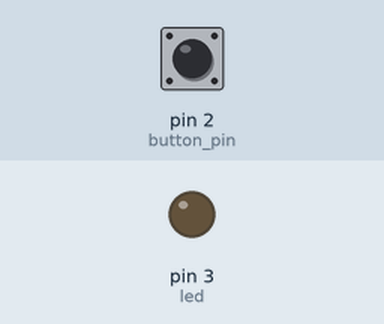
Simulated run of this sketch. Board: Arduino Uno, built with avr-gcc and run on an emulated ATmega328P. Shown: output pins drawn as LEDs (lit = HIGH). Inputs (shaded band) come from the test bench; at power-on: pin 2 (button_pin) LOW.

Above: at 1.2 s.
1.3 s: pin 2 (button_pin) pulled HIGH for 3.2 s
At 2.0 s:
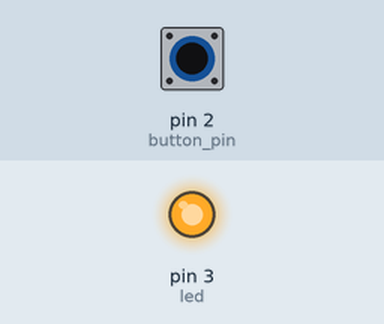
6.0 s: pin 2 (button_pin) pulled HIGH for 1 s
At 9.8 s:
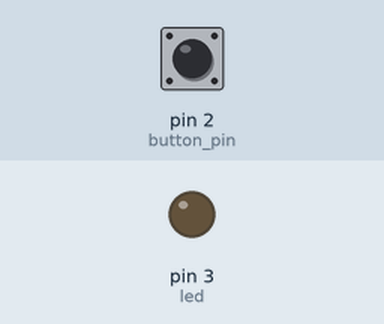
Timing chart, 0 to 11.3 s (numbered marks = the images above; inputs shaded):
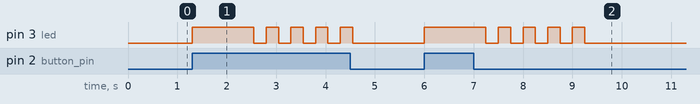

Measured:
- after the input at 1.3 s, pin 3 (led): LOW → HIGH at once, then repeats every 0.50 s: LOW 0.25 s, HIGH 0.25 s, until it stays LOW from 4.6 s
- after the input at 6.0 s, pin 3 (led): LOW → HIGH at once, then repeats every 0.50 s: LOW 0.25 s, HIGH 0.25 s, until it stays LOW from 9.2 s

The sketch:

button_pin_deger.ino
```cpp
#define button_pin 2
#define led 3

int time_1 = 1000;
unsigned long begin_time;
int button_status = 0;
int pressed = 0;


void setup(){
pinMode(led, OUTPUT);
pinMode(button_pin, INPUT);
Serial.begin(9600);

}
void loop(){
button_status = digitalRead(button_pin);
// bool value = digitalRead(button_pin);
if(button_status == 1){
  digitalWrite(led, HIGH);
  if(pressed == 0){
  begin_time = millis();
  pressed = 1;
  }
  if (millis() - begin_time >= time_1){
    for(int i = 0; i < 5; i++){
      digitalWrite(led, HIGH);
      delay(250);
      digitalWrite(led, LOW);
      delay(250);
    }
    pressed = 0;
  }
}
else{
  pressed = 0;
  digitalWrite(led, LOW);
}


//Serial.println(value);

}
```
